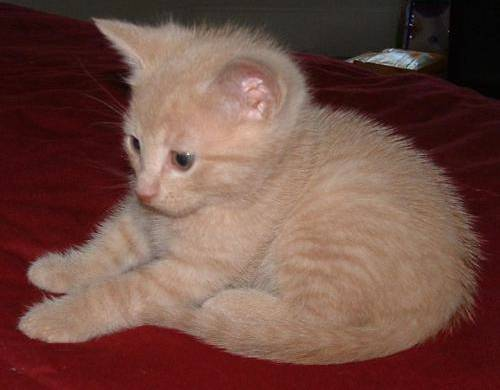
#> input picture data/animals/cats/cats_00004.jpg, 500 x 390 px
$ python knn.py --dataset ../data/animals/cats
#> lines starting #> are read from the running program, lines starting #| are printed output that depends on the picture
### datasets/simpledatasetloader.py
import numpy as np
import cv2
import os
import pandas as pd
import matplotlib.pyplot as plt
import math
import random
from utils.utils import printFrequency, plotFrequencyBar

class SimpleDatasetLoader:

    def __init__(self, preprocessors=None):
        # store the image preprocessor
        self.preprocessors = preprocessors

        # if the preprocessors are None, initialize them as an empty list
        if self.preprocessors is None:
            self.preprocessors = []

    def load(self, imagePaths, verbose=-1):
#> called with verbose = 500
        data = []
        labels = []

        for (i, imagePath) in enumerate(imagePaths):
            # we assume image path has format /path/to/dataset/{class}/{image}.jpg
            image = cv2.imread(imagePath)
#> image is the input picture: shape (390, 500, 3); mean B, G, R 67.4, 76.3, 112.8
            label = imagePath.split(os.path.sep)[-2]
            cv2.imshow("Image", image)
            cv2.waitKey(0)

            # if preprocessors are available, we apply them consecutively on image
            if self.preprocessors is not None:
                for preprocessor in self.preprocessors:
                    image = preprocessor.preprocess(image)
                    cv2.imshow("Image", image)
                    cv2.waitKey(0)
#> this loop made 1 pass
#> pass 1, in load, `image = preprocessor.preprocess(image)`:
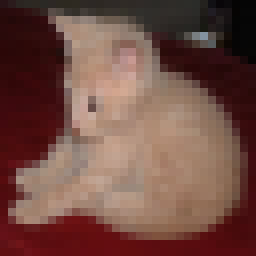
#> image: shape (32, 32, 3) (shown 8 times larger); mean B, G, R 67.5, 76.3, 112.8

            data.append(image)
            labels.append(label)

            if verbose > 0 and i > 0 and (i + 1) % verbose == 0:
                print("[INFO] processed {}/{}".format(i + 1, len(imagePaths)))
#> pass 2 of the loop in load, `for (i, imagePath) in enumerate(imagePaths):`:
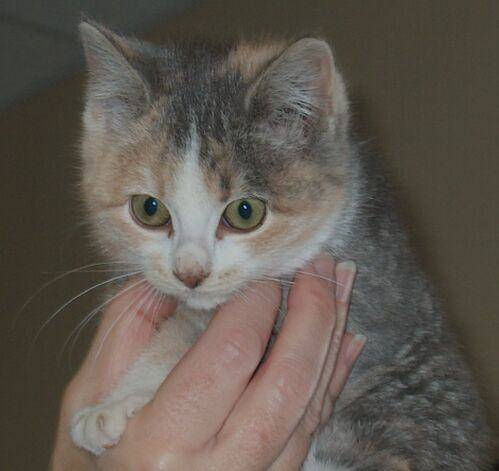
#> input picture data/animals/cats/cats_00008.jpg, 499 x 471 px
#> in load, image is the input picture: shape (471, 499, 3); mean B, G, R 81, 89, 96.6
#> the loop in load, `for preprocessor in self.preprocessors:` made 1 pass
#> pass 1, in load, `image = preprocessor.preprocess(image)`:
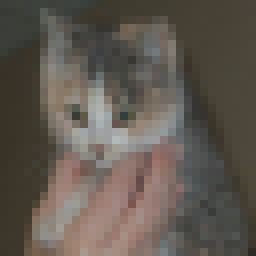
#> image: shape (32, 32, 3) (shown 8 times larger); mean B, G, R 81, 89, 96.6

        # return tuple of data and labels
        return (np.array(data), np.array(labels))

    # [162 lines left out: functions getBreedToNumAngIncrments, loadfromlabels, csvToDictionary, rotate, flip, translate and 1 more, not called in this run]

### preprocessing/simplepreprocessor.py
import cv2


class SimplePreprocessor:

    def __init__(self, width: object, height: object, inter: object = cv2.INTER_AREA) -> object:
        # store the target image width, height, and interpolation method used when resizing
        self.width = width
        self.height = height
        self.inter = inter

    def preprocess(self, image):
        # resize the image to a fixed size, ignoring the aspect ratio
        return cv2.resize(image, (self.width, self.height),
                          interpolation=self.inter)

### kNN/knn.py
import sys
sys.path.append('../')
sys.path.insert(0, 'path/to/cypherlabsimagesearch/preprocessing/simplepreprocessor.py')
from sklearn.neighbors import KNeighborsClassifier
import argparse
from imutils import paths
from preprocessing.simplepreprocessor import SimplePreprocessor
from datasets.simpledatasetloader import SimpleDatasetLoader
from sklearn.preprocessing import LabelEncoder
from sklearn.model_selection import train_test_split
from sklearn.metrics import classification_report

ap = argparse.ArgumentParser()
ap.add_argument("-d", "--dataset", required=True, help="path to input dataset")
ap.add_argument("-k", "--neighbors", type=int, default=1, help="# of nearest neighbors for classification")
ap.add_argument("-j", "--jobs", type=int, default=-1, help="# of jobs for k-NN distance (-1 uses all available cores)")
args = vars(ap.parse_args())
args["dataset"]

# step 1-load image data
print("[INFO] loading images....")
imagePaths = list(paths.list_images(args["dataset"]))
# initialize the image preprocessor, load the dataset from disk, and reshape the data matrix
sp = SimplePreprocessor(32, 32)
sdl = SimpleDatasetLoader(preprocessors=[sp])
(data, labels) = sdl.load(imagePaths, verbose=500)
data = data.reshape((data.shape[0], 3072))
# show some information on memory consumption of the images
print("[INFO] features matrix: {:.1f}MB".format(
data.nbytes / (1024 * 1000.0)))
#| [INFO] features matrix: 0.0MB

# step 2-split data into training and test set
le = LabelEncoder()
# encode labels as integers
labels = le.fit_transform(labels)
#> labels = [0, 0]
# partition the data into training and testing using 75% of the data for training and the remaining 25% for testing
(trainX, testX, trainY, testY) = train_test_split(data, labels, test_size=0.25, random_state=42)
#> trainY = [0]; testY = [0]

# step 3-training
# train a k-NN classifier on the raw pixel intensities
print("[INFO] evaluating k-NN classifier...")
model = KNeighborsClassifier(n_neighbors=args["neighbors"],n_jobs=args["jobs"])
model.fit(trainX, trainY)

# step 4-validation
print(classification_report(testY, model.predict(testX),target_names=le.classes_))
#|               precision    recall  f1-score   support
#|         cats       1.00      1.00      1.00         1
#|     accuracy                           1.00         1
#|    macro avg       1.00      1.00      1.00         1
#| weighted avg       1.00      1.00      1.00         1
